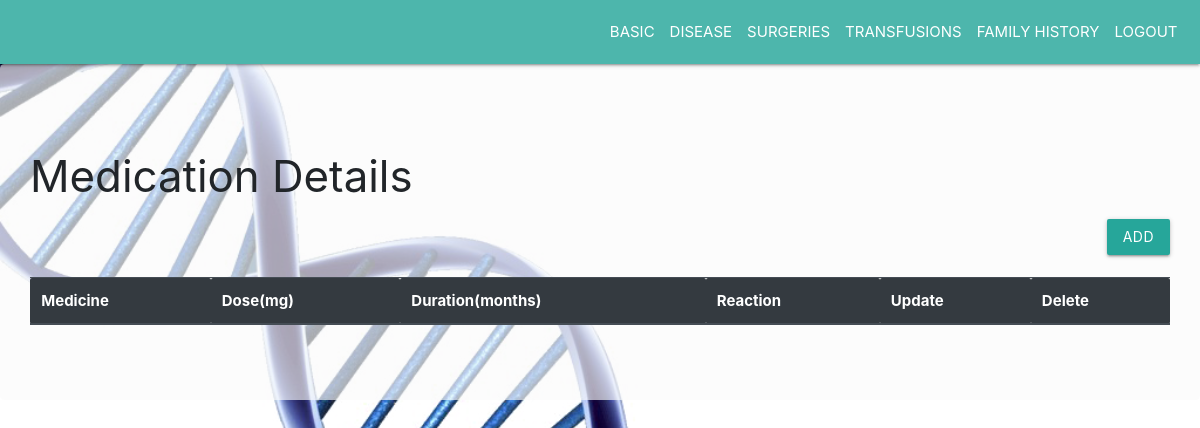
The app's page /patient/medication/2408256975/2, older data.
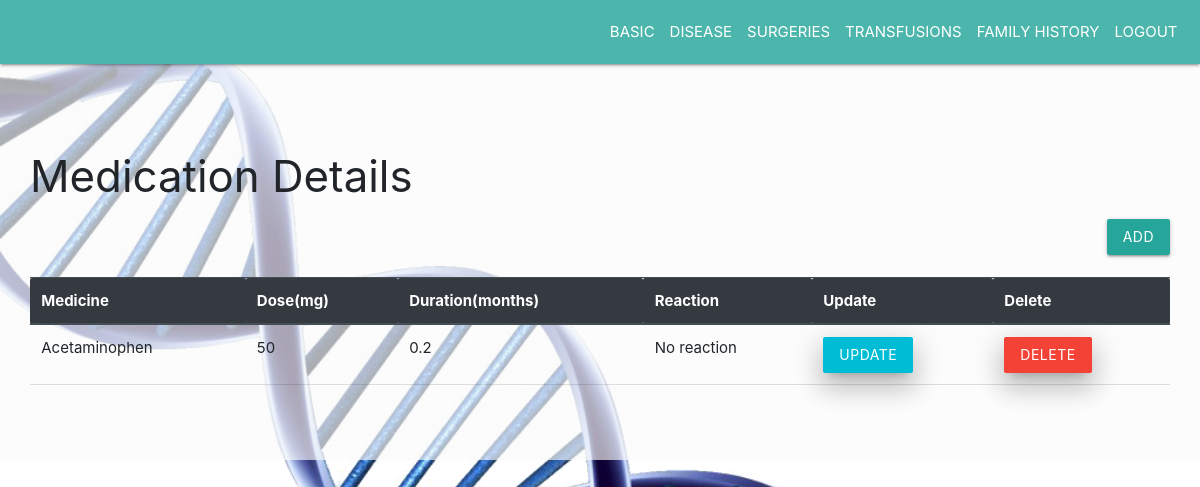
The same page, newer data.
### tables this page shows
CREATE TABLE medication
            (m_id integer primary key autoincrement,d_id number,p_id number,name text,dose number,duration number,reaction text,constraint fk2 foreign key(d_id) references disease(d_id) on delete cascade,constraint fk3 foreign key(p_id) references patient(p_id) on delete cascade);

### app1.py (the view)
@app.route('/patient/medication/<pid>/<did>')
def patientmedication(pid,did):
    con=sql.connect('database.db')
    cur=con.cursor()
    p_id=pid
    d_id=did
    res=cur.execute("select * from medication where d_id=(?)",(d_id)).fetchall()
    return render_template('patientmedication.html',res=res,p_id=p_id,d_id=d_id)

### templates/patientmedication.html (shortened to what this page needs)
<!DOCTYPE html>
    <head>
        <link rel="stylesheet" href="https://stackpath.bootstrapcdn.com/bootstrap/4.3.1/css/bootstrap.min.css">
        <link rel="stylesheet" href="https://cdnjs.cloudflare.com/ajax/libs/materialize/1.0.0/css/materialize.min.css">
    </head>
    <body>
        <nav class="navbar navbar-expand-sm teal lighten-2 justify-content-end">
                <ul class="navbar-nav">
                    <li class="nav-item">
                    <a class="nav-link" href="{{ url_for('patientbasic',pid=p_id) }}">BASIC</a>
                    </li>
                    <li class="nav-item">
                    <a class="nav-link" href="{{ url_for('patientdiseases',pid=p_id) }}">DISEASE</a>
                    </li>
                    <li class="nav-item">
                    <a class="nav-link" href="{{ url_for('patientsurgeries',pid=p_id) }}">SURGERIES</a>
                    </li>
                    <li class="nav-item">
                    <a class="nav-link" href="{{ url_for('patienttransfusions',pid=p_id) }}">TRANSFUSIONS</a>
                    </li>
                    <li class="nav-item">
                    <a class="nav-link" href="{{ url_for('patientfamilyhistory',pid=p_id) }}">FAMILY HISTORY</a>
                    </li>
                    <li class="nav-item">
                    <a class="nav-link" href="/">LOGOUT</a>
                    </li>
            </ul>
        </nav>
        <div class="jumbotron" style="background:rgba(250, 250, 250, 0.658) ;">
            <h3>Medication Details</h3>
            <div class="d-flex justify-content-end"><a href="{{ url_for('addmedication',pid=p_id,did=d_id)}}" class="btn btn-success">ADD</a></div><br/>
            <table class="table">
                    <thead class="thead-dark">
                      <tr>
                        <th>Medicine</th>
                        <th>Dose(mg)</th>
                        <th>Duration(months)</th>
                        <th>Reaction</th>
                        <th>Update</th>
                        <th>Delete</th>
                      </tr>
                    </thead>
                    <tbody>
                        {% for row in res %}
                      <tr>
                        <td>{{ row[3] }}</td>
                        <td>{{ row[4] }}</td>
                        <td>{{ row[5] }}</td>
                        <td>{{ row[6] }}</td>
                        <td><a href="{{ url_for('updatemedication',pid=p_id,did=d_id,mid=row[0]) }}" class="waves-effect  cyan swaves-light btn z-depth-4">Update</a></td>
                        <td><a href="{{ url_for('deletemedication',pid=p_id,did=d_id,mid=row[0]) }}" class="waves-effect waves-light red btn z-depth-4">Delete</a></td>
                      </tr>
                      {% endfor %}
                    </tbody>
                  </table>
        </div>
    </body>
</html>

Row changes from the older to the newer data that the page shows:
added medication: name "Acetaminophen", dose "50", duration "0.2", reaction "No reaction"
